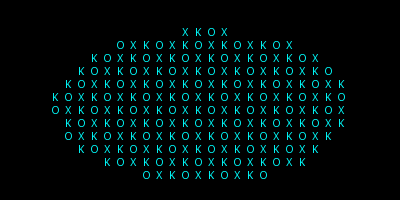
#> input picture OXK_logo_art.png, 400 x 200 px; its folder holds only this picture in this run
$ python Logo.py -i OXK_logo_art.png
#> lines starting #> are read from the running program, lines starting #| are printed output that depends on the picture
import sys
import os

try:
    from PIL import Image, ImageDraw, ImageFont
except Exception:
    print("Pillow is not installed. Install it with: pip install pillow")
    sys.exit(1)

# Load your logo shape (black/white silhouette). If it's missing, create a placeholder.
logo_path = "your_logo.png"
if not os.path.exists(logo_path):
    print(f"Logo image '{logo_path}' not found — creating a placeholder image.")
    img = Image.new("L", (400, 200), 255)
#> img: PIL image 400x200 L; every value is 255
    tmp_draw = ImageDraw.Draw(img)
    import sys
    import os
    import argparse
    from pathlib import Path

    try:
        from PIL import Image, ImageDraw, ImageFont
    except Exception:
        print("Pillow is not installed. Install it with: pip install pillow")
        sys.exit(1)


    def load_logo_or_placeholder(path: Path, size=(400, 400)) -> Image.Image:
#> called with size = (800, 800)
        if not path or not path.exists():
            print(f"Logo image '{path}' not found — creating a placeholder image.")
            img = Image.new("L", size, 255)
            tmp_draw = ImageDraw.Draw(img)
            tmp_draw.ellipse((size[0] // 8, size[1] // 8, size[0] * 7 // 8, size[1] * 7 // 8), fill=0)
            return img
        else:
            return Image.open(path).convert("L")
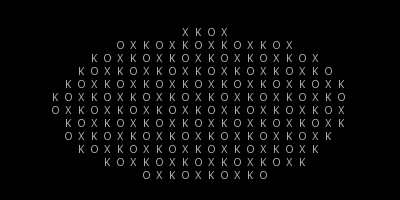
#> returned value: PIL image 400x200 L; min 0, max 172, mean 7.8


    def get_font(font_path: str, pixel_block: int):
        # Choose a font size close to the pixel block so characters fit inside each cell when scaled.
        try:
            size = max(1, int(pixel_block * 0.9))
            return ImageFont.truetype(font_path, size)
        except Exception:
            return ImageFont.load_default()


    def generate_pixel_text_art(silhouette: Image.Image, text: str, out_size: tuple, block: int, font_path: str, fg=(0, 255, 255), bg=(0, 0, 0)) -> Image.Image:
        """
        Create an image of size out_size composed of blocks of size `block` where each block that
        corresponds to dark silhouette pixels will contain a character from `text`.
        Algorithm:
          - Resize silhouette down to (out_w/block, out_h/block)
          - For each cell that is dark, draw the appropriate character at (x*block, y*block) using a font sized to ~block
          - This keeps a crisp pixel-art look when using integer block sizes and nearest-neighbor scaling.
        """
        out_w, out_h = out_size

        # Compute small grid size
        small_w = max(1, out_w // block)
        small_h = max(1, out_h // block)

        small_logo = silhouette.resize((small_w, small_h), resample=Image.LANCZOS).convert("L")

        # Create output image at final size
        out = Image.new("RGB", (out_w, out_h), bg)
        draw = ImageDraw.Draw(out)

        font = get_font(font_path, block)

        for y in range(small_h):
            for x in range(small_w):
                pixel = small_logo.getpixel((x, y))
                if pixel < 128:
                    ch = text[((x) + (y)) % len(text)]
                    # Position the character inside the block. We'll use a small offset to center roughly.
                    try:
                        bbox = font.getbbox(ch)
                        w = bbox[2] - bbox[0]
                        h = bbox[3] - bbox[1]
                    except Exception:
                        w, h = font.getsize(ch)

                    px = x * block + max(0, (block - w) // 2)
                    py = y * block + max(0, (block - h) // 2)
                    draw.text((px, py), ch, fill=fg, font=font)

        return out


    def make_assets(logo_path: Path, text: str, font_path: str, out_dir: Path):
        silhouette = load_logo_or_placeholder(logo_path, size=(800, 800))

        assets = {
            "avatar_512": ((512, 512), 16),
            "favicon_32": ((32, 32), 4),
            "profile_800": ((800, 800), 20),
            "banner_2560x1440": ((2560, 1440), 24),
        }

        out_dir.mkdir(parents=True, exist_ok=True)

        for name, (size, block) in assets.items():
            print(f"Generating {name} -> {size} with block {block}")
            img = generate_pixel_text_art(silhouette, text, size, block, font_path)
            path = out_dir / f"{name}.png"
            img.save(path)
            print(f"  saved: {path}")
            # For favicon, also create .ico
            if name == "favicon_32":
                ico_path = out_dir / "favicon.ico"
                img.save(ico_path, format="ICO")
                print(f"  saved: {ico_path}")
#> this loop made 4 passes
#> pass 1, in generate_pixel_text_art, `small_logo = silhouette.resize((small_w, small_h), resample=Image.LANC..`:
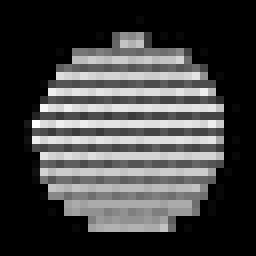
#> small_logo: PIL image 32x32 L (shown 8 times larger); min 0, max 30, mean 8; drawn with min black and max white
#> pass 1, in make_assets, `img = generate_pixel_text_art(silhouette, text, size, block, font_path)`:
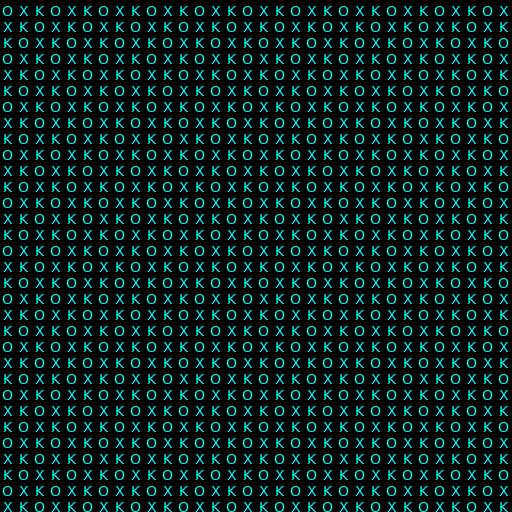
#> img: PIL image 512x512 RGB; mean R, G, B 0, 31.2, 31.2
#> after the loop:
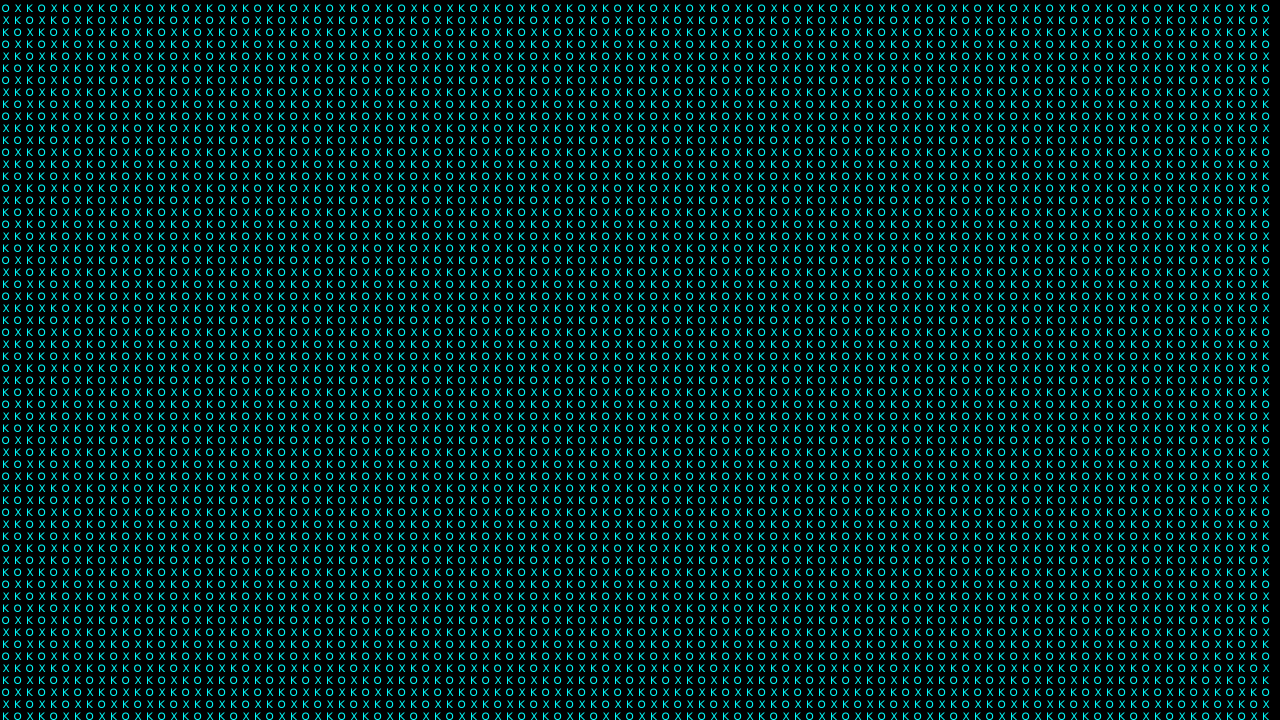
#> img: PIL image 2560x1440 RGB (shown at 1/2 size); mean R, G, B 0, 32, 32


    def main(argv=None):
        parser = argparse.ArgumentParser(description="Generate pixel-text channel assets using repeating text (e.g. OXK)")
        parser.add_argument("--input", "-i", help="Input silhouette PNG path (black on white). If omitted a placeholder is used.")
        parser.add_argument("--text", "-t", default="OXK", help="Pattern text to repeat (default: OXK)")
        parser.add_argument("--font", "-f", default="Courier.ttf", help="TTF font path to use (falls back to default font if missing)")
        parser.add_argument("--out", "-o", default="out", help="Output directory")

        args = parser.parse_args(argv)

        logo_path = Path(args.input) if args.input else Path("your_logo.png")
        out_dir = Path(args.out)

        make_assets(logo_path, args.text, args.font, out_dir)


    if __name__ == "__main__":
        main()
